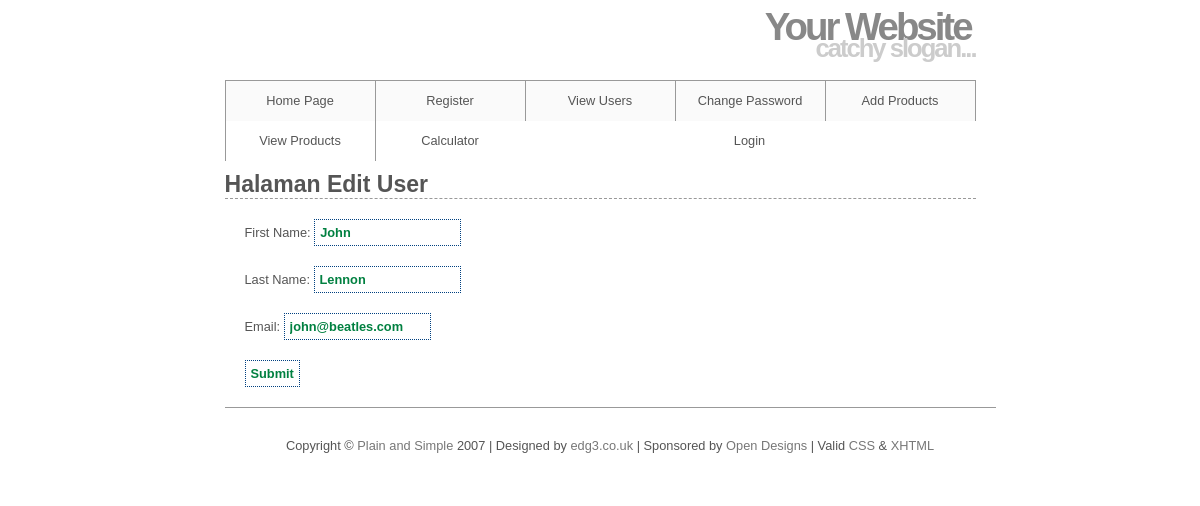
The page /pages/edit_user.php?id=2 on the database its author committed.
### tables this page shows
CREATE TABLE `users` (
  `user_id` mediumint(8) UNSIGNED NOT NULL,
  `first_name` varchar(20) NOT NULL,
  `last_name` varchar(40) NOT NULL,
  `email` varchar(60) NOT NULL,
  `pass` char(40) NOT NULL,
  `registration_date` datetime NOT NULL
);

### pages/edit_user.php (the view, shortened to what this page needs)
<?php
include('../layouts/header.php');
if((isset($_GET['id'])) && (is_numeric($_GET['id']))) {
    $id = $_GET['id'];
} elseif ((isset($_POST['id'])) && (is_numeric($_POST['id']))) {
    $id = $_POST['id'];
} else {
    echo '<p class="error">Error ditemukan</p>';
    include("../layouts/footer.html");
}
?>
<h1>Halaman Edit User</h1>
<?php
include('../includes/mysqli_connect.php');
$q = "SELECT first_name, last_name, email FROM users WHERE user_id = $id";
$r = @mysqli_query($dbc, $q);
if (mysqli_num_rows($r) == 1) {
    $row = mysqli_fetch_array($r, MYSQLI_NUM);
    echo '<form action="edit_user.php" method="post">
    <p>First Name: <input type="text" name="first_name" size="15" maxlength="15" value="'. $row[0] .'"></p>
    <p>Last Name: <input type="text" name="last_name" size="15" maxlength="15" value="'. $row[1] .'"></p>
    <p>Email: <input type="text" name="email" size="15" maxlength="15" value="'. $row[2] .'"></p>
    <p><input type="submit" name="submit" size="15" maxlength="15" value="Submit"></p>
    <input type="hidden" name="id" size="15" maxlength="15" value="'. $id .'"></p>
    </form>';
} else {
    echo '<p class="error">Error ditemukan</p>';
}
include('../layouts/footer.php');
?>

### css/style.css (style rules this page uses)
* { border:0; margin:0; padding:0; }
body { background:#ffffff; color:#555; font:0.8em Arial, Helvetica, "bitstream vera sans", sans-serif; }
#content h1 { border-bottom:1px dashed #999; font-size:1.8em; padding:20px 0 0; }
#content p { padding:20px 20px 0; }
input, select, .input { padding: 5px; font-weight: bold; font-size: 1em; color: #008040; background: #FFFFFF; border:1px dotted #004080; }

### rows shown on the page
users: first_name "John", last_name "Lennon", email "john@beatles.com"
